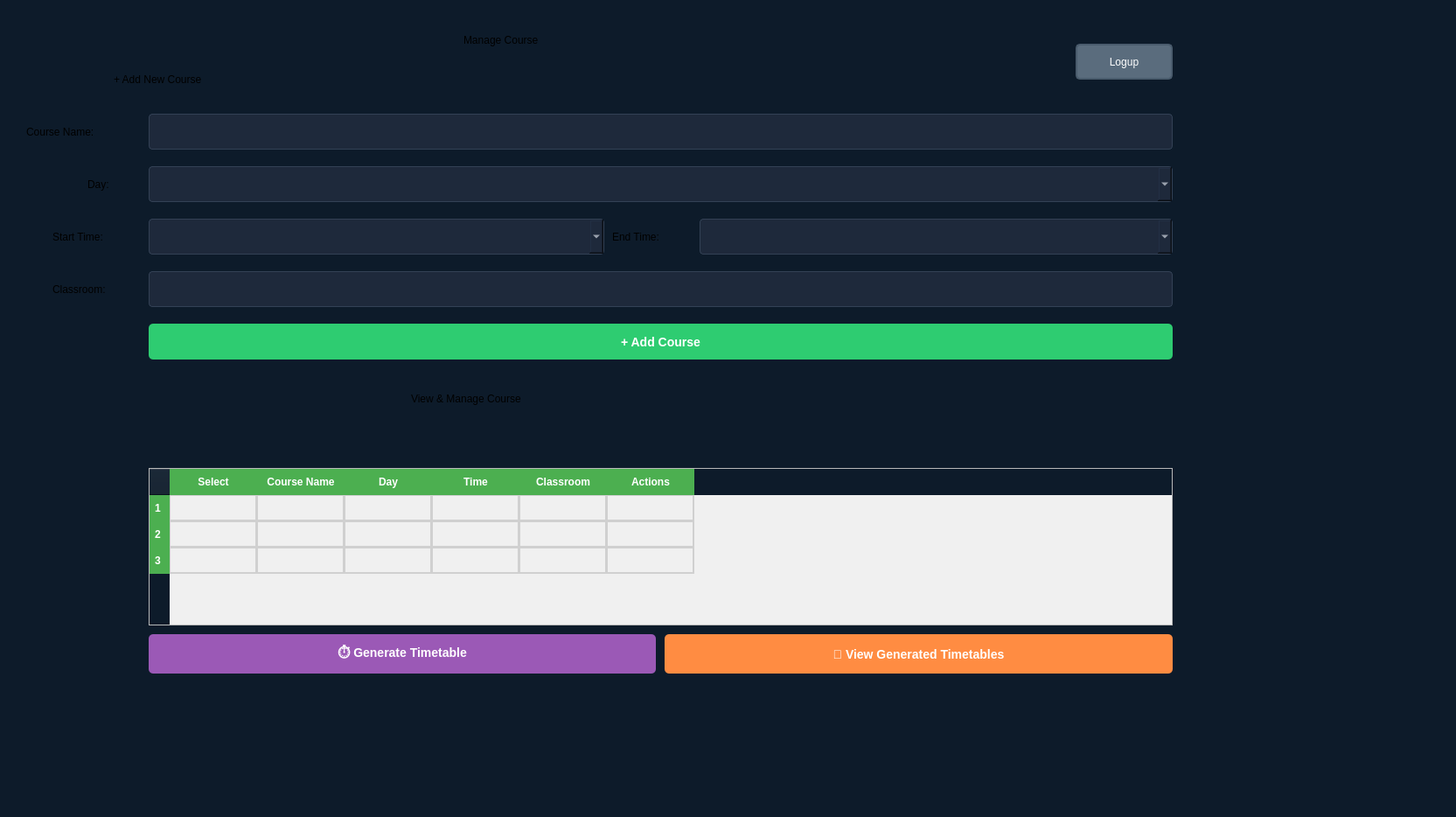
<?xml version="1.0" encoding="UTF-8"?>
<ui version="4.0">
 <class>ManageCoursesPage</class>
 <widget class="QDialog" name="ManageCoursesPage">
  <property name="geometry">
   <rect>
    <x>0</x>
    <y>0</y>
    <width>1665</width>
    <height>934</height>
   </rect>
  </property>
  <property name="windowTitle">
   <string>Dialog</string>
  </property>
  <property name="styleSheet">
   <string notr="true">background-color: #0D1B2A;
</string>
  </property>
  <widget class="QLabel" name="titleLabel">
   <property name="geometry">
    <rect>
     <x>530</x>
     <y>10</y>
     <width>401</width>
     <height>71</height>
    </rect>
   </property>
   <property name="styleSheet">
    <string notr="true">font: 700 32pt &quot;Segoe UI&quot;;



</string>
   </property>
   <property name="text">
    <string>Manage Course</string>
   </property>
  </widget>
  <widget class="QLabel" name="addNewCourseLabel">
   <property name="geometry">
    <rect>
     <x>130</x>
     <y>70</y>
     <width>291</width>
     <height>41</height>
    </rect>
   </property>
   <property name="styleSheet">
    <string notr="true">
font: 700 italic 20pt &quot;Segoe UI&quot;;
</string>
   </property>
   <property name="text">
    <string>+ Add New Course</string>
   </property>
  </widget>
  <widget class="QLineEdit" name="courseNameInput">
   <property name="geometry">
    <rect>
     <x>170</x>
     <y>130</y>
     <width>1171</width>
     <height>41</height>
    </rect>
   </property>
   <property name="styleSheet">
    <string notr="true">QLineEdit {
    background-color: #1E293B;
    color: #E2E8F0;
    border: 1px solid #334155;
    border-radius: 4px;
    padding: 8px;
    font-size: 12px;
}

QLineEdit:focus {
    border: 2px solid #3B82F6;   
    background-color: #273449;   
}</string>
   </property>
  </widget>
  <widget class="QComboBox" name="dayCombo">
   <property name="geometry">
    <rect>
     <x>170</x>
     <y>190</y>
     <width>1171</width>
     <height>41</height>
    </rect>
   </property>
   <property name="styleSheet">
    <string notr="true">QComboBox {
    background-color: #1E293B;
    color: #E2E8F0;
    border: 1px solid #334155;
    border-radius: 4px;
    padding: 8px;
    font-size: 12px;
}

/* Dropdown items */
QComboBox QAbstractItemView {
    background-color: #1E293B;
    color: #E2E8F0;
    selection-background-color: #3B82F6;
    selection-color: white;
}

QComboBox:focus {
    border: 2px solid #3B82F6;
    background-color: #273449;
}</string>
   </property>
  </widget>
  <widget class="QLabel" name="startTimeLabel_3">
   <property name="geometry">
    <rect>
     <x>60</x>
     <y>260</y>
     <width>101</width>
     <height>21</height>
    </rect>
   </property>
   <property name="styleSheet">
    <string notr="true">font: 12pt &quot;Segoe UI&quot;;</string>
   </property>
   <property name="text">
    <string>Start Time:</string>
   </property>
  </widget>
  <widget class="QLabel" name="dayLabel">
   <property name="geometry">
    <rect>
     <x>100</x>
     <y>200</y>
     <width>41</width>
     <height>21</height>
    </rect>
   </property>
   <property name="styleSheet">
    <string notr="true">font: 12pt &quot;Segoe UI&quot;;
</string>
   </property>
   <property name="text">
    <string>Day:</string>
   </property>
  </widget>
  <widget class="QLabel" name="label">
   <property name="geometry">
    <rect>
     <x>700</x>
     <y>260</y>
     <width>91</width>
     <height>21</height>
    </rect>
   </property>
   <property name="styleSheet">
    <string notr="true">font: 12pt &quot;Segoe UI&quot;;</string>
   </property>
   <property name="text">
    <string>End Time:</string>
   </property>
  </widget>
  <widget class="QLineEdit" name="classroomInput">
   <property name="geometry">
    <rect>
     <x>170</x>
     <y>310</y>
     <width>1171</width>
     <height>41</height>
    </rect>
   </property>
   <property name="styleSheet">
    <string notr="true">QLineEdit {
    background-color: #1E293B;
    color: #E2E8F0;
    border: 1px solid #334155;
    border-radius: 4px;
    padding: 8px;
    font-size: 12px;
}

QLineEdit:focus {
    border: 2px solid #3B82F6;   
    background-color: #273449;   
}</string>
   </property>
  </widget>
  <widget class="QLabel" name="classroomLabel">
   <property name="geometry">
    <rect>
     <x>60</x>
     <y>320</y>
     <width>101</width>
     <height>21</height>
    </rect>
   </property>
   <property name="styleSheet">
    <string notr="true">font: 12pt &quot;Segoe UI&quot;;</string>
   </property>
   <property name="text">
    <string>Classroom:</string>
   </property>
  </widget>
  <widget class="QPushButton" name="addCourseBtn">
   <property name="geometry">
    <rect>
     <x>170</x>
     <y>370</y>
     <width>1171</width>
     <height>41</height>
    </rect>
   </property>
   <property name="styleSheet">
    <string notr="true">QPushButton {
    background-color: #2ecc71;
    color: white;
    font-weight: bold;
    font-size: 14px;
    border-radius: 5px;
    padding: 10px;
    border: none;
}

QPushButton:hover {
    background-color: #27ae60;
}

QPushButton:pressed {
    background-color: #1e874b;
}</string>
   </property>
   <property name="text">
    <string>+ Add Course</string>
   </property>
  </widget>
  <widget class="QLabel" name="courseCountLabel">
   <property name="geometry">
    <rect>
     <x>470</x>
     <y>420</y>
     <width>631</width>
     <height>71</height>
    </rect>
   </property>
   <property name="styleSheet">
    <string notr="true">font: 700 32pt &quot;Segoe UI&quot;;</string>
   </property>
   <property name="text">
    <string>View &amp; Manage Course</string>
   </property>
  </widget>
  <widget class="QPushButton" name="generateBtn">
   <property name="geometry">
    <rect>
     <x>170</x>
     <y>725</y>
     <width>580</width>
     <height>45</height>
    </rect>
   </property>
   <property name="styleSheet">
    <string notr="true">QPushButton {
    background-color: #9b59b6;
    color: white;
    font-weight: bold;
    font-size: 14px;
    border-radius: 5px;
    padding: 10px;
    border: none;
}

QPushButton:hover {
    background-color: #8e44ad;
}

QPushButton:pressed {
    background-color: #7d3c98;
}</string>
   </property>
   <property name="text">
    <string>⏱️ Generate Timetable</string>
   </property>
  </widget>
  <widget class="QPushButton" name="viewTimetableBtn">
   <property name="geometry">
    <rect>
     <x>760</x>
     <y>725</y>
     <width>581</width>
     <height>45</height>
    </rect>
   </property>
   <property name="styleSheet">
    <string notr="true">QPushButton {
    background-color: #ff8c42;
    color: white;
    font-weight: bold;
    font-size: 14px;
    border-radius: 5px;
    padding: 10px;
    border: none;
}

QPushButton:hover {
    background-color: #e67e22;
}

QPushButton:pressed {
    background-color: #d35400;
}</string>
   </property>
   <property name="text">
    <string>📅 View Generated Timetables</string>
   </property>
  </widget>
  <widget class="QLabel" name="label_2">
   <property name="geometry">
    <rect>
     <x>30</x>
     <y>140</y>
     <width>131</width>
     <height>21</height>
    </rect>
   </property>
   <property name="styleSheet">
    <string notr="true">font: 12pt &quot;Segoe UI&quot;;</string>
   </property>
   <property name="text">
    <string>Course Name:</string>
   </property>
  </widget>
  <widget class="QComboBox" name="startTimeLabel">
   <property name="geometry">
    <rect>
     <x>170</x>
     <y>250</y>
     <width>521</width>
     <height>41</height>
    </rect>
   </property>
   <property name="styleSheet">
    <string notr="true">QComboBox {
    background-color: #1E293B;
    color: #E2E8F0;
    border: 1px solid #334155;
    border-radius: 4px;
    padding: 8px;
    font-size: 12px;
}

/* Dropdown items */
QComboBox QAbstractItemView {
    background-color: #1E293B;
    color: #E2E8F0;
    selection-background-color: #3B82F6;
    selection-color: white;
}

QComboBox:focus {
    border: 2px solid #3B82F6;
    background-color: #273449;
}</string>
   </property>
  </widget>
  <widget class="QComboBox" name="endTimeInput">
   <property name="geometry">
    <rect>
     <x>800</x>
     <y>250</y>
     <width>541</width>
     <height>41</height>
    </rect>
   </property>
   <property name="styleSheet">
    <string notr="true">QComboBox {
    background-color: #1E293B;
    color: #E2E8F0;
    border: 1px solid #334155;
    border-radius: 4px;
    padding: 8px;
    font-size: 12px;
}

/* Dropdown items */
QComboBox QAbstractItemView {
    background-color: #1E293B;
    color: #E2E8F0;
    selection-background-color: #3B82F6;
    selection-color: white;
}

QComboBox:focus {
    border: 2px solid #3B82F6;
    background-color: #273449;
}</string>
   </property>
  </widget>
  <widget class="QPushButton" name="logupbutton">
   <property name="geometry">
    <rect>
     <x>1230</x>
     <y>50</y>
     <width>111</width>
     <height>41</height>
    </rect>
   </property>
   <property name="styleSheet">
    <string notr="true">QPushButton {
    background-color: #5a6c7d;
    color: white;
    border: 2px solid #4a5c6d;
    border-radius: 5px;
    padding: 5px 15px;
    font: 600 10pt &quot;Segoe UI&quot;;
}

QPushButton:hover {
    background-color: #4a5c6d;
    border: 2px solid #3a4c5d;
}

QPushButton:pressed {
    background-color: #3a4c5d;
}</string>
   </property>
   <property name="text">
    <string>Logup</string>
   </property>
  </widget>
  <widget class="QTableWidget" name="coursetable">
   <property name="geometry">
    <rect>
     <x>170</x>
     <y>535</y>
     <width>1171</width>
     <height>180</height>
    </rect>
   </property>
   <property name="styleSheet">
    <string notr="true">QTableWidget {
background-color: #f0f0f0;
alternate-background-color: #e0e0e0;
gridline-color: #d0d0d0;
font-family: Arial;
font-size: 12px;
}

QTableWidget::item {
padding: 5px;
border: 1px solid #d0d0d0;
}

QTableWidget::item:selected {
background-color: #a0a0a0;
}

QHeaderView::section {
background-color: #4CAF50;
color: white;
padding: 5px;
border: 1px solid #4CAF50;
font-weight: bold;
}</string>
   </property>
   <row/>
   <row/>
   <row/>
   <column>
    <property name="text">
     <string>Select</string>
    </property>
   </column>
   <column>
    <property name="text">
     <string>Course Name</string>
    </property>
   </column>
   <column>
    <property name="text">
     <string>Day</string>
    </property>
   </column>
   <column>
    <property name="text">
     <string>Time</string>
    </property>
   </column>
   <column>
    <property name="text">
     <string>Classroom</string>
    </property>
   </column>
   <column>
    <property name="text">
     <string>Actions</string>
    </property>
   </column>
  </widget>
 </widget>
 <resources/>
 <connections/>
</ui>
